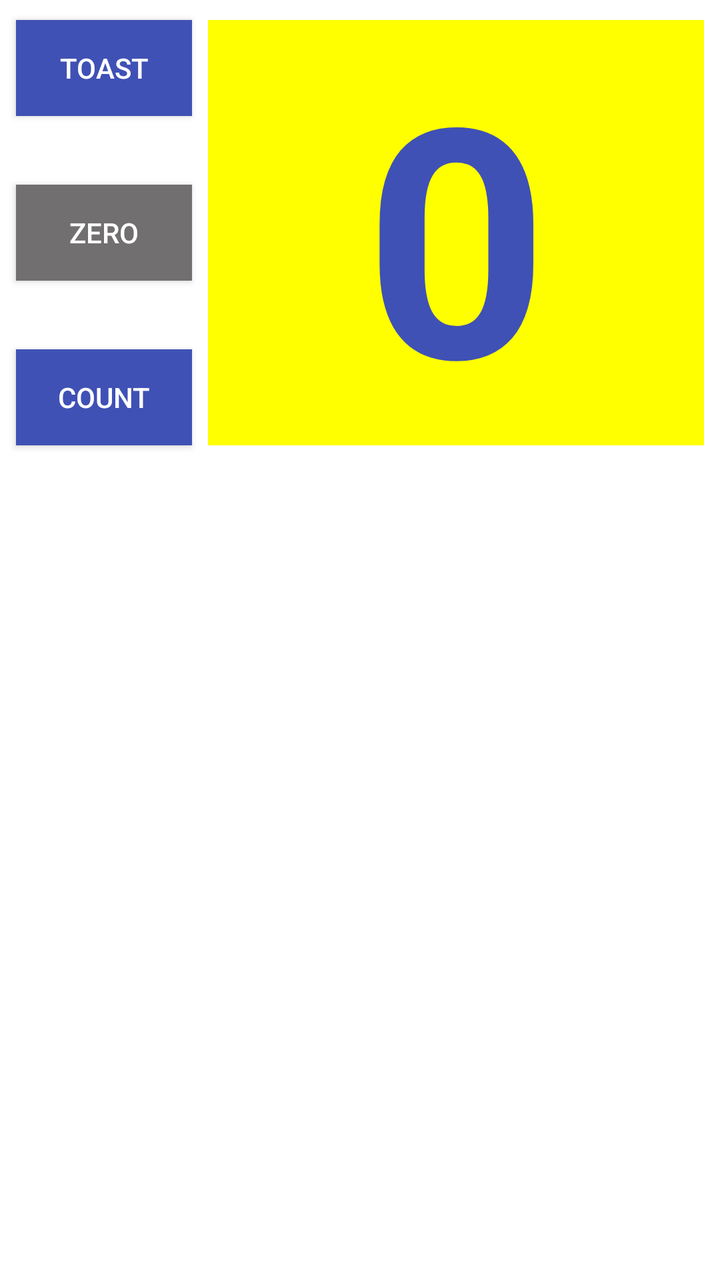
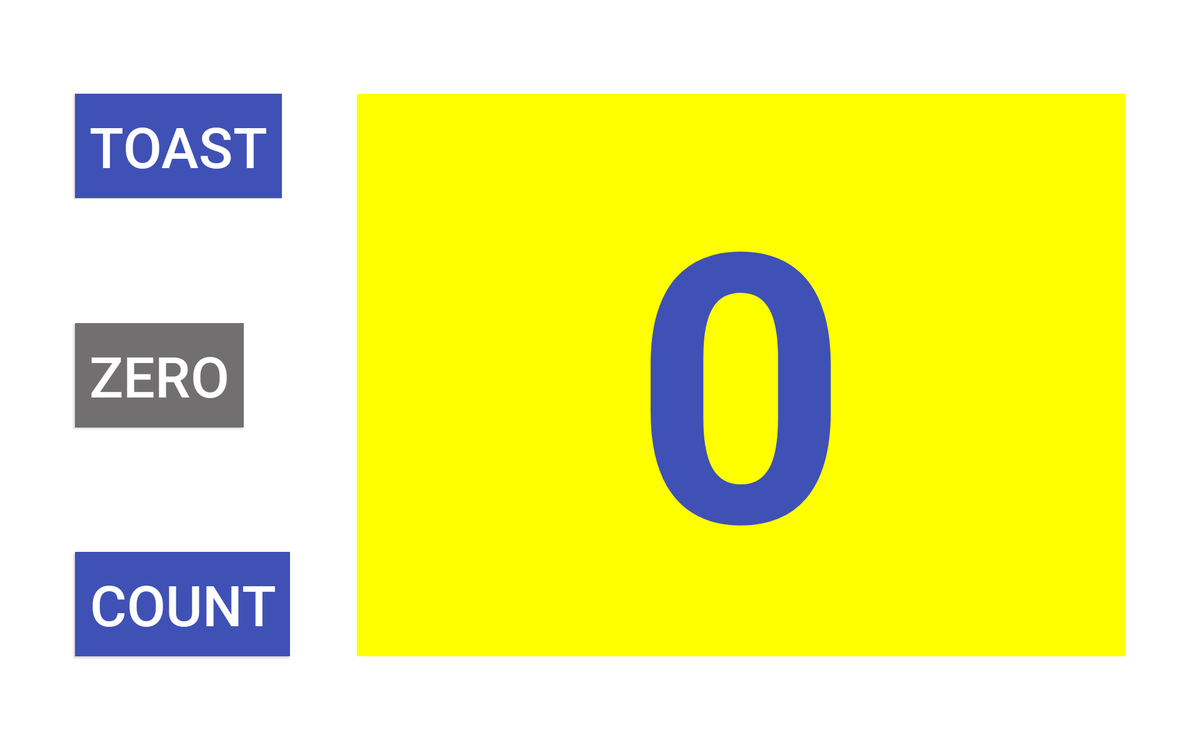

Two renders of one Android screen. The first uses the default layout on a phone; the second uses the alternative layout the repository ships for a different screen configuration, on a matching device. The two XML files are below.
<!-- AndroidManifest.xml: application theme Theme.Aston_intensiv_2 -->
<!-- res/layout/activity_homework2.xml -->
<?xml version="1.0" encoding="utf-8"?>
<androidx.constraintlayout.widget.ConstraintLayout
    xmlns:android="http://schemas.android.com/apk/res/android"
    xmlns:app="http://schemas.android.com/apk/res-auto"
    xmlns:tools="http://schemas.android.com/tools"
    android:layout_width="match_parent"
    android:layout_height="match_parent"
    tools:context=".lesson_1_2.Homework2Activity">

    <androidx.appcompat.widget.AppCompatButton
        android:id="@+id/button_toast"
        android:layout_width="wrap_content"
        android:layout_height="wrap_content"
        android:layout_marginStart="@dimen/margin_start"
        android:layout_marginTop="@dimen/margin_top"
        android:background="@color/blue"
        android:text="@string/toast"
        android:textColor="@color/white"
        app:layout_constraintBottom_toBottomOf="parent"
        app:layout_constraintStart_toStartOf="parent"
        app:layout_constraintTop_toTopOf="parent"
        app:layout_constraintVertical_bias="0.00" />

    <androidx.appcompat.widget.AppCompatButton
        android:id="@+id/button_zero"
        android:layout_width="wrap_content"
        android:layout_height="wrap_content"
        android:layout_marginStart="@dimen/margin_start"
        android:background="@color/gray"
        android:text="@string/zero"
        android:textColor="@color/white"
        app:layout_constraintBottom_toTopOf="@+id/button_count"
        app:layout_constraintStart_toStartOf="parent"
        app:layout_constraintTop_toBottomOf="@+id/button_toast"
        app:layout_constraintVertical_bias="0.5" />

    <androidx.appcompat.widget.AppCompatButton
        android:id="@+id/button_count"
        android:layout_width="wrap_content"
        android:layout_height="wrap_content"
        android:layout_marginStart="@dimen/margin_start"
        android:background="@color/blue"
        android:text="@string/count"
        android:textColor="@color/white"
        app:layout_constraintBottom_toBottomOf="@+id/text_view_show_count"
        app:layout_constraintStart_toStartOf="parent"
        app:layout_constraintTop_toTopOf="parent"
        app:layout_constraintVertical_bias="1.0" />

    <TextView
        android:id="@+id/text_view_show_count"
        android:layout_width="0dp"
        android:layout_height="wrap_content"
        android:layout_marginHorizontal="@dimen/margin_start"
        android:layout_marginTop="@dimen/margin_top"
        android:background="@color/yellow"
        android:gravity="center"
        android:text="@string/count_initial_value"
        android:textAlignment="center"
        android:textColor="@color/blue"
        android:textSize="160sp"
        android:textStyle="bold"
        app:layout_constraintBottom_toBottomOf="parent"
        app:layout_constraintEnd_toEndOf="parent"
        app:layout_constraintHorizontal_bias="1.0"
        app:layout_constraintStart_toEndOf="@+id/button_toast"
        app:layout_constraintTop_toTopOf="parent"
        app:layout_constraintVertical_bias="0.00" />

</androidx.constraintlayout.widget.ConstraintLayout>
<!-- resources referenced by this layout -->
<resources>
  <color name="blue">#3F51B5</color>
  <color name="gray">#716F6F</color>
  <color name="white">#FFFFFFFF</color>
  <color name="yellow">#FFFF00</color>
  <dimen name="margin_start">8dp</dimen>
  <dimen name="margin_top">10dp</dimen>
  <string name="count">Count</string>
  <string name="count_initial_value">0</string>
  <string name="toast">Toast</string>
  <string name="zero">Zero</string>
  <style name="Theme.Aston_intensiv_2" parent="Theme.MaterialComponents.DayNight.DarkActionBar">
          
          <item name="colorPrimary">@color/purple_700</item>
          <item name="colorPrimaryVariant">@color/purple_700</item>
          <item name="colorOnPrimary">@color/white</item>
          
          <item name="colorSecondary">@color/purple_700</item>
          <item name="colorSecondaryVariant">@color/purple_700</item>
          <item name="colorOnSecondary">@color/black</item>
          
          <item name="android:statusBarColor">?attr/colorPrimaryVariant</item>
          
      </style>
  <color name="purple_700">#FF3700B3</color>
  <color name="black">#FF000000</color>
</resources>
<!-- res/layout-xlarge-land/activity_homework2.xml (the repository's variant of the layout above) -->
<!-- drawn on a large tablet held sideways -->
<?xml version="1.0" encoding="utf-8"?>
<androidx.constraintlayout.widget.ConstraintLayout
    xmlns:android="http://schemas.android.com/apk/res/android"
    xmlns:app="http://schemas.android.com/apk/res-auto"
    xmlns:tools="http://schemas.android.com/tools"
    android:layout_width="match_parent"
    android:layout_height="match_parent"
    tools:context=".lesson_1_2.Homework2Activity">

    <androidx.appcompat.widget.AppCompatButton
        android:id="@+id/button_toast"
        android:layout_width="wrap_content"
        android:layout_height="wrap_content"
        android:layout_marginStart="@dimen/margin_start_xlarge"
        android:layout_marginTop="@dimen/margin_top_xlarge"
        android:background="@color/blue"
        android:text="@string/toast"
        android:textSize="60sp"
        android:padding="@dimen/padding"

        android:textColor="@color/white"
        app:layout_constraintBottom_toBottomOf="parent"
        app:layout_constraintStart_toStartOf="parent"
        app:layout_constraintTop_toTopOf="parent"
        app:layout_constraintVertical_bias="0.00" />

    <androidx.appcompat.widget.AppCompatButton
        android:id="@+id/button_zero"
        android:layout_width="wrap_content"
        android:layout_height="wrap_content"
        android:layout_marginStart="@dimen/margin_start_xlarge"
        android:background="@color/gray"
        android:text="@string/zero"
        android:textColor="@color/white"
        android:textSize="60sp"
        android:padding="@dimen/padding"
        app:layout_constraintBottom_toTopOf="@+id/button_count"
        app:layout_constraintStart_toStartOf="parent"
        app:layout_constraintTop_toBottomOf="@+id/button_toast"
        app:layout_constraintVertical_bias="0.5" />

    <androidx.appcompat.widget.AppCompatButton
        android:id="@+id/button_count"
        android:layout_width="wrap_content"
        android:layout_height="wrap_content"
        android:layout_marginStart="@dimen/margin_start_xlarge"
        android:layout_marginBottom="@dimen/margin_bottom_xlarge"
        android:background="@color/blue"
        android:text="@string/count"
        android:textColor="@color/white"
        android:textSize="60sp"
        android:padding="@dimen/padding"

        app:layout_constraintBottom_toBottomOf="parent"
        app:layout_constraintStart_toStartOf="parent"
        app:layout_constraintTop_toTopOf="parent"
        app:layout_constraintVertical_bias="1.0" />

    <TextView
        android:id="@+id/text_view_show_count"
        android:layout_width="0dp"
        android:layout_height="0dp"
        android:layout_marginHorizontal="@dimen/margin_start_xlarge"
        android:layout_marginVertical="@dimen/margin_top_xlarge"
        android:background="@color/yellow"
        android:gravity="center"
        android:text="@string/count_initial_value"
        android:textAlignment="center"
        android:textColor="@color/blue"
        android:textSize="400sp"
        android:textStyle="bold"
        app:layout_constraintBottom_toBottomOf="parent"
        app:layout_constraintEnd_toEndOf="parent"
        app:layout_constraintHorizontal_bias="1.0"
        app:layout_constraintStart_toEndOf="@+id/button_toast"
        app:layout_constraintTop_toTopOf="parent"
        app:layout_constraintVertical_bias="0.00" />

</androidx.constraintlayout.widget.ConstraintLayout>
<!-- resources referenced by the variant -->
<!-- as a large tablet held sideways resolves them -->
<resources>
  <color name="blue">#3F51B5</color>
  <color name="gray">#716F6F</color>
  <color name="white">#FFFFFFFF</color>
  <color name="yellow">#FFFF00</color>
  <dimen name="margin_bottom_xlarge">100dp</dimen>
  <dimen name="margin_start_xlarge">80dp</dimen>
  <dimen name="margin_top_xlarge">100dp</dimen>
  <dimen name="padding">15dp</dimen>
  <string name="count">Count</string>
  <string name="count_initial_value">0</string>
  <string name="toast">Toast</string>
  <string name="zero">Zero</string>
  <style name="Theme.Aston_intensiv_2" parent="Theme.MaterialComponents.DayNight.DarkActionBar">
          
          <item name="colorPrimary">@color/purple_700</item>
          <item name="colorPrimaryVariant">@color/purple_700</item>
          <item name="colorOnPrimary">@color/white</item>
          
          <item name="colorSecondary">@color/purple_700</item>
          <item name="colorSecondaryVariant">@color/purple_700</item>
          <item name="colorOnSecondary">@color/black</item>
          
          <item name="android:statusBarColor">?attr/colorPrimaryVariant</item>
          
      </style>
  <color name="purple_700">#FF3700B3</color>
  <color name="black">#FF000000</color>
</resources>
